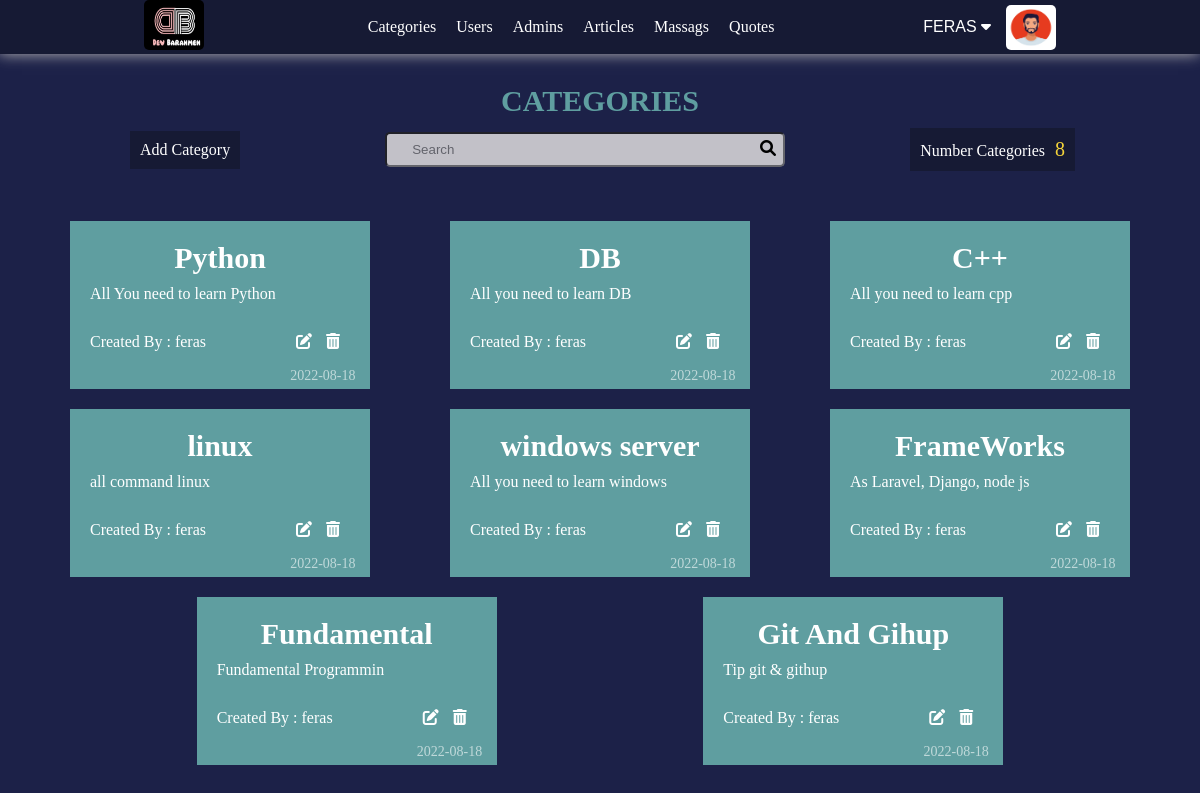
The page /admin/categories.php (signed in) on the database as committed earlier.
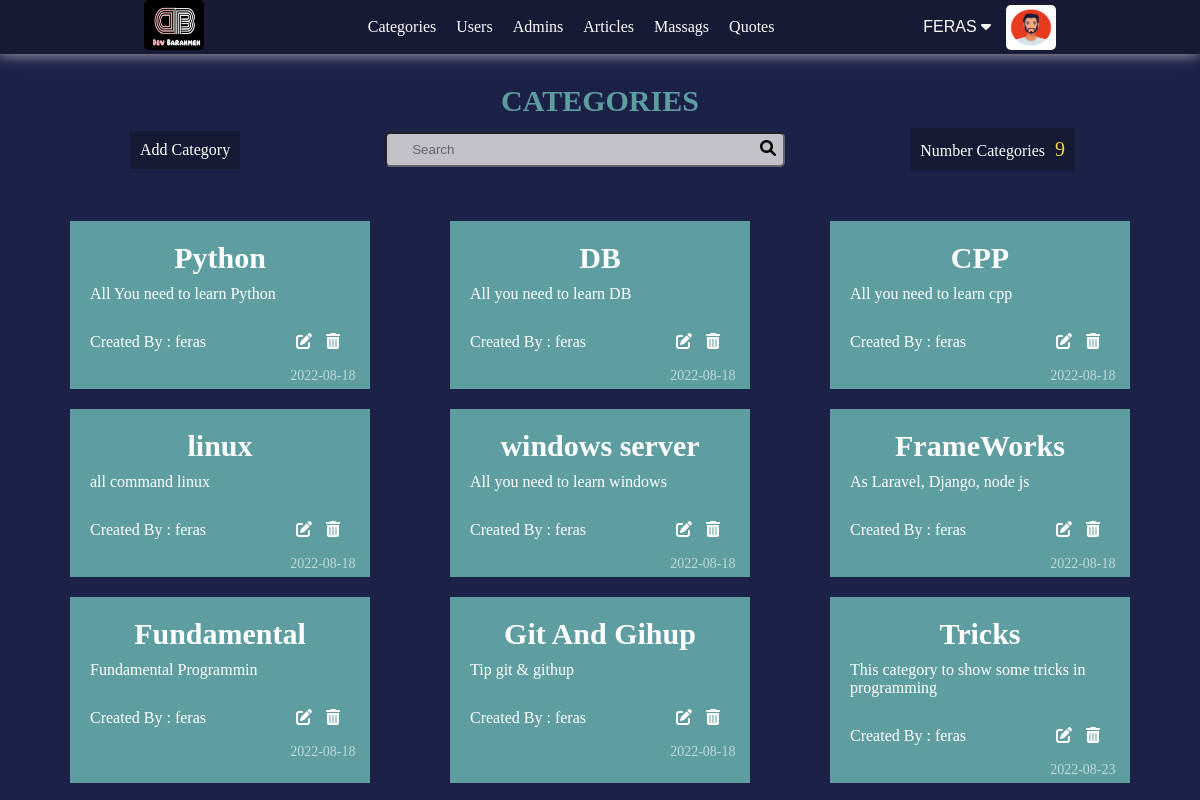
The same page on the database as committed later.
### tables this page shows
CREATE TABLE `categories` (
  `IdCategory` int(11) NOT NULL,
  `titleCategory` varchar(255) NOT NULL,
  `content` varchar(100) NOT NULL,
  `additionDate` date NOT NULL,
  `IDwriter` int(11) NOT NULL
);

CREATE TABLE `users` (
  `IdUser` int(11) NOT NULL COMMENT 'Identify user number',
  `userName` char(255) NOT NULL,
  `password` varchar(255) NOT NULL,
  `email` varchar(255) NOT NULL,
  `fullName` varchar(255) NOT NULL,
  `aboutYou` varchar(255) NOT NULL,
  `langAndTools` varchar(255) NOT NULL,
  `permission` tinyint(11) NOT NULL,
  `age` tinyint(4) NOT NULL,
  `imageName` varchar(255) DEFAULT NULL,
  `dataRegister` date NOT NULL
);

### admin/categories.php (the view, shortened to what this page needs)
<?php
    include ('init.php');
    function PrintCategories() {
        $data = Queries::FromTable("categories.*, users.IdUser, users.userName", "categories", "INNER JOIN users ON users.IdUser = categories.IDwriter");
        if ( !empty($data))  {
            foreach($data as $info ) {
                ?>
                    <div class="category">
                        <div class="content-category">
                            <h4><?php echo $info['titleCategory'] ?></h4>
                            <p class="content"><?php echo $info['content'] ?></p>
                        </div>
                        <div class="info-category">
                            <div class="layout">
                                <div class="optins">
                                    <a href="#" class="writer" data-hover="created by"><span>Created By : </span><span class="name"><?php echo $info['userName'] ?></span></a>
                                    <div class="">
                                        <a href="categories.php?categoriesAction=edit&IdCategory=<?php echo $info['IdCategory'] ?>" class="process-btn" data-hover="Edit"><i class="fa-solid fa-pen-to-square"></i></a>
                                        <a href="categories.php?categoriesAction=delete&IdCategory=<?php echo $info['IdCategory'] ?>"  onclick="return Confirm()" class="process-btn" data-hover="Delete"><i class="fa-solid fa-trash-can"></i></a>
                                    </div>
                                </div>
                                <span class="date-category"><?php echo $info['additionDate'] ?></span>
                            </div>
                        </div>
                    </div>
                <?php
            }
        } else {
            ?> <div class=""><?php GlobalFunctions::AlertMassage("Not Add Any Category Yet ", "info"); ?> </div> <?php
        }
    }
        ?>
        <?php
function MainStructer () {
    ?>
        <h3 class="h-title">Categories</h3>
        <div class="additions">
                <a href="categories.php?categoriesAction=add" class="add-btn">Add Category</a>
                <div class="search">
                    <i class="fa-solid fa-magnifying-glass"></i>
                    <input type="search" placeholder="Search" id="gsearch" name="gsearch">
                </div>
                <div class="number-articles">
                    <span>Number Categories</span> <span class="num"><?php echo  Queries::Counter("IdCategory", 'categories') ?></span>
                </div>
            </div>
        <div class="page-category">
            <?php PrintCategories() ?>
        </div>
    <?php
}
    function Controller() {
        switch (GetRequests::GetValueGet('categoriesAction')) {
            default:
                MainStructer();
                break;
        }
    }
    Controller();
    include ($tpl . 'footer.php');

Rows that differ between the two databases and show on the page:
changed categories "All you need to learn cpp": titleCategory "C++" → "CPP"
added categories: titleCategory "Tricks", content "This category to show some tricks in programming", IDwriter.userName "feras", additionDate "2022-08-23"
Other text that changed with them:
Queries::Counter("IdCategory", 'categories'): "8" → "9"
